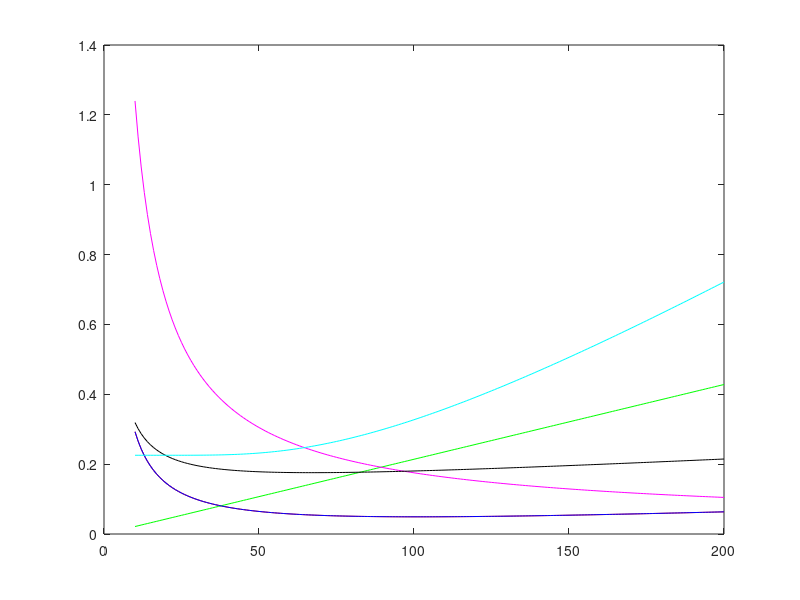

MATLAB code for this plot:
%%Developed by Swapnil Singh(Aerospace-UoM)
%Version-(BlackScavenger-1.0.1)
AR=8;
tw =[];
twto=[];
twtu=[];
twcl=[];
twa=[];
twst=[];
TWst=[];
twl=[];
TWl=[];
TW=[];
TWto=[];
TWcl=[];
TWtu=[];
TWa=[];
WS=[];
WSto=[];
WScl=[];
WStu=[];
WSa=[];
WSl=[];
K2=-0.01;
CD0=0.012;
e=0.65;
g=9.81;
rho=1.225;
CLmax=0.941;
K1=0.073;
Vstall=11.5
%Vt and ht are rate of change of velocity and Vcr is cruise
%cruise case
for ws= 10:200
Vcr=20.2;
n=1;
q=0.5*rho*Vcr^2;
scr=11500;
tcr=scr/Vcr;
Vt= 0;
ht=0;
tw=(K1*ws)/q + K2 + (CD0*q)/ws;
TW=[TW,tw];
WS=[WS,ws];
end
plot(WS,TW,'-r')
hold on
%Take off case(Hand Launch)
for wsto=10:200
    Vto=12.65;
    nto=1;
    Sgto=50;
    tto=Sgto/Vto;
    kto=1.1;
    qto=0.5*rho*Vto^2;
    Vt=0;
    ht=0;
    twto= (kto^2*wsto)/(Sgto*rho*g*CLmax)
    TWto=[TWto,twto];
    WSto=[WSto,wsto];
end
plot(WSto,TWto,'-g')
hold on
    %Constant Climb
for wscl=10:200
    CDmin=0.012;
    Vcl=((2/rho)*wscl*((K1/(3*CDmin))^0.5))^0.5;
    ht=1;
    Alt=175;
    tcl=Alt/ht;
    qcl=0.5*rho*Vcl^2;
    twcl= (K1*ws)/qcl + K2 + (qcl*CDmin)/wscl + ht/Vcl ;
    TWcl=[TWcl,twcl];
    WScl=[WScl,wscl];
end
plot(WScl,TWcl,'-m')
hold on

    %turning with constant speed
    for wstu=10:200
        Vtu=20;
        qtu=0.5*rho*Vtu^2;
        R=54;
        ntu=((1+(Vtu^2/(g*R)^2)))^0.5;
        twtu= (K1*wstu*ntu^2)/q + K2*ntu + (CD0*q)/wstu;
        TWtu=[TWtu,twtu];
        WStu=[WStu,wstu];
    end
    plot(WStu,TWtu,'-b')
    hold on
  
    %acceleration
        for wsa=10:200
            Vi=12.65;
            Vf=20.2;
            s=100;
            Va=(Vi+Vf)/2;
            qa=0.5*rho*Va^2;
            Vt=(Vf^2-Vi^2)/(2*s);
            ta=(Vf-Vi)/Vt;
            twa=(K1*wsa)/qa + K2 + (CD0*qa)/wsa + Vt/g ;
            TWa=[TWa,twa];
            WSa=[WSa,wsa];
        end
        plot(WSa,TWa,'-k')
        hold on
       % Landing case
       for wsl=10:200
       mu=0.8;
       b=1.5;
       ktd=1.15;
       CD=CD0+K1*CLmax^2;
       Vl=ktd*Vstall;
       ql=0.5*rho*Vl^2;
       epl= CD -mu*CLmax;
       Sgl=50;
       tl=300;
       twl=b*((epl*ktd^2)/(((exp((Sgl*rho*g*epl)/(b*wsl))-1)*CLmax))-mu);
       TWl=[TWl,twl];
       WSl=[WSl,wsl];
       end
       plot(WSl,TWl,'-c')

     %Stability Analysis
     CM0=0.3;
     CLw=0.317;
     CLat=4.802;
     at=-0.087;
     CLt=CLat*at;
     delh=-0.3459;
     Vt=0.5;
     CMcg= CM0 + CLw*delh -CLt*Vt;
     %Mission Time
     tt=tto+tl+ta+tcl+tcr;
     %Energy Consumption
     %Take Off
     
      
      



        
       







        





